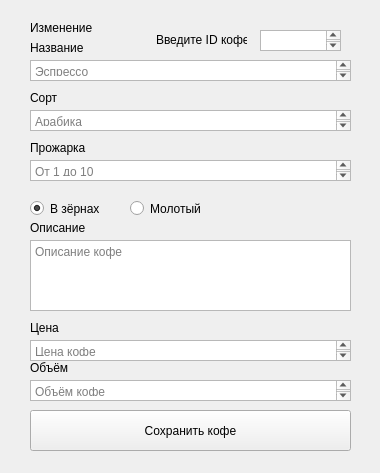
<?xml version="1.0" encoding="UTF-8"?>
<ui version="4.0">
 <class>Form</class>
 <widget class="QWidget" name="Form">
  <property name="geometry">
   <rect>
    <x>0</x>
    <y>0</y>
    <width>380</width>
    <height>473</height>
   </rect>
  </property>
  <property name="windowTitle">
   <string>Form</string>
  </property>
  <widget class="QTextEdit" name="editCoffee_nameField">
   <property name="geometry">
    <rect>
     <x>30</x>
     <y>60</y>
     <width>321</width>
     <height>21</height>
    </rect>
   </property>
   <property name="html">
    <string>&lt;!DOCTYPE HTML PUBLIC &quot;-//W3C//DTD HTML 4.0//EN&quot; &quot;http://www.w3.org/TR/REC-html40/strict.dtd&quot;&gt;
&lt;html&gt;&lt;head&gt;&lt;meta name=&quot;qrichtext&quot; content=&quot;1&quot; /&gt;&lt;style type=&quot;text/css&quot;&gt;
p, li { white-space: pre-wrap; }
&lt;/style&gt;&lt;/head&gt;&lt;body style=&quot; font-family:'MS Shell Dlg 2'; font-size:8.25pt; font-weight:400; font-style:normal;&quot;&gt;
&lt;p style=&quot;-qt-paragraph-type:empty; margin-top:0px; margin-bottom:0px; margin-left:0px; margin-right:0px; -qt-block-indent:0; text-indent:0px;&quot;&gt;&lt;br /&gt;&lt;/p&gt;&lt;/body&gt;&lt;/html&gt;</string>
   </property>
   <property name="placeholderText">
    <string>Эспрессо</string>
   </property>
  </widget>
  <widget class="QLabel" name="addCoffee_TitleLabel">
   <property name="geometry">
    <rect>
     <x>30</x>
     <y>20</y>
     <width>111</width>
     <height>16</height>
    </rect>
   </property>
   <property name="text">
    <string>Изменение</string>
   </property>
  </widget>
  <widget class="QLabel" name="addCoffee_TitleLabel_2">
   <property name="geometry">
    <rect>
     <x>30</x>
     <y>40</y>
     <width>111</width>
     <height>16</height>
    </rect>
   </property>
   <property name="text">
    <string>Название</string>
   </property>
  </widget>
  <widget class="QTextEdit" name="editCoffee_sortField">
   <property name="geometry">
    <rect>
     <x>30</x>
     <y>110</y>
     <width>321</width>
     <height>21</height>
    </rect>
   </property>
   <property name="html">
    <string>&lt;!DOCTYPE HTML PUBLIC &quot;-//W3C//DTD HTML 4.0//EN&quot; &quot;http://www.w3.org/TR/REC-html40/strict.dtd&quot;&gt;
&lt;html&gt;&lt;head&gt;&lt;meta name=&quot;qrichtext&quot; content=&quot;1&quot; /&gt;&lt;style type=&quot;text/css&quot;&gt;
p, li { white-space: pre-wrap; }
&lt;/style&gt;&lt;/head&gt;&lt;body style=&quot; font-family:'MS Shell Dlg 2'; font-size:8.25pt; font-weight:400; font-style:normal;&quot;&gt;
&lt;p style=&quot;-qt-paragraph-type:empty; margin-top:0px; margin-bottom:0px; margin-left:0px; margin-right:0px; -qt-block-indent:0; text-indent:0px;&quot;&gt;&lt;br /&gt;&lt;/p&gt;&lt;/body&gt;&lt;/html&gt;</string>
   </property>
   <property name="placeholderText">
    <string>Арабика</string>
   </property>
  </widget>
  <widget class="QLabel" name="addCoffee_TitleLabel_3">
   <property name="geometry">
    <rect>
     <x>30</x>
     <y>90</y>
     <width>111</width>
     <height>16</height>
    </rect>
   </property>
   <property name="text">
    <string>Сорт</string>
   </property>
  </widget>
  <widget class="QLabel" name="addCoffee_TitleLabel_4">
   <property name="geometry">
    <rect>
     <x>30</x>
     <y>140</y>
     <width>111</width>
     <height>16</height>
    </rect>
   </property>
   <property name="text">
    <string>Прожарка</string>
   </property>
  </widget>
  <widget class="QTextEdit" name="editCoffee_grilledField">
   <property name="geometry">
    <rect>
     <x>30</x>
     <y>160</y>
     <width>321</width>
     <height>21</height>
    </rect>
   </property>
   <property name="lineWidth">
    <number>1</number>
   </property>
   <property name="html">
    <string>&lt;!DOCTYPE HTML PUBLIC &quot;-//W3C//DTD HTML 4.0//EN&quot; &quot;http://www.w3.org/TR/REC-html40/strict.dtd&quot;&gt;
&lt;html&gt;&lt;head&gt;&lt;meta name=&quot;qrichtext&quot; content=&quot;1&quot; /&gt;&lt;style type=&quot;text/css&quot;&gt;
p, li { white-space: pre-wrap; }
&lt;/style&gt;&lt;/head&gt;&lt;body style=&quot; font-family:'MS Shell Dlg 2'; font-size:8.25pt; font-weight:400; font-style:normal;&quot;&gt;
&lt;p style=&quot;-qt-paragraph-type:empty; margin-top:0px; margin-bottom:0px; margin-left:0px; margin-right:0px; -qt-block-indent:0; text-indent:0px;&quot;&gt;&lt;br /&gt;&lt;/p&gt;&lt;/body&gt;&lt;/html&gt;</string>
   </property>
   <property name="placeholderText">
    <string>От 1 до 10</string>
   </property>
  </widget>
  <widget class="QRadioButton" name="editCoffee_inGraings">
   <property name="geometry">
    <rect>
     <x>30</x>
     <y>200</y>
     <width>82</width>
     <height>17</height>
    </rect>
   </property>
   <property name="text">
    <string>В зёрнах</string>
   </property>
   <property name="checked">
    <bool>true</bool>
   </property>
   <attribute name="buttonGroup">
    <string notr="true">buttonGroup_2</string>
   </attribute>
  </widget>
  <widget class="QRadioButton" name="editCoffee_inGraings_Not">
   <property name="geometry">
    <rect>
     <x>130</x>
     <y>200</y>
     <width>82</width>
     <height>17</height>
    </rect>
   </property>
   <property name="text">
    <string>Молотый</string>
   </property>
   <attribute name="buttonGroup">
    <string notr="true">buttonGroup_2</string>
   </attribute>
  </widget>
  <widget class="QLabel" name="addCoffee_TitleLabel_5">
   <property name="geometry">
    <rect>
     <x>30</x>
     <y>220</y>
     <width>111</width>
     <height>16</height>
    </rect>
   </property>
   <property name="text">
    <string>Описание</string>
   </property>
  </widget>
  <widget class="QTextEdit" name="editCoffee_descriptionField">
   <property name="geometry">
    <rect>
     <x>30</x>
     <y>240</y>
     <width>321</width>
     <height>71</height>
    </rect>
   </property>
   <property name="lineWidth">
    <number>1</number>
   </property>
   <property name="html">
    <string>&lt;!DOCTYPE HTML PUBLIC &quot;-//W3C//DTD HTML 4.0//EN&quot; &quot;http://www.w3.org/TR/REC-html40/strict.dtd&quot;&gt;
&lt;html&gt;&lt;head&gt;&lt;meta name=&quot;qrichtext&quot; content=&quot;1&quot; /&gt;&lt;style type=&quot;text/css&quot;&gt;
p, li { white-space: pre-wrap; }
&lt;/style&gt;&lt;/head&gt;&lt;body style=&quot; font-family:'MS Shell Dlg 2'; font-size:8.25pt; font-weight:400; font-style:normal;&quot;&gt;
&lt;p style=&quot;-qt-paragraph-type:empty; margin-top:0px; margin-bottom:0px; margin-left:0px; margin-right:0px; -qt-block-indent:0; text-indent:0px;&quot;&gt;&lt;br /&gt;&lt;/p&gt;&lt;/body&gt;&lt;/html&gt;</string>
   </property>
   <property name="placeholderText">
    <string>Описание кофе</string>
   </property>
  </widget>
  <widget class="QLabel" name="addCoffee_TitleLabel_6">
   <property name="geometry">
    <rect>
     <x>30</x>
     <y>320</y>
     <width>111</width>
     <height>16</height>
    </rect>
   </property>
   <property name="text">
    <string>Цена</string>
   </property>
  </widget>
  <widget class="QTextEdit" name="editCoffee_priceField">
   <property name="geometry">
    <rect>
     <x>30</x>
     <y>340</y>
     <width>321</width>
     <height>21</height>
    </rect>
   </property>
   <property name="lineWidth">
    <number>1</number>
   </property>
   <property name="html">
    <string>&lt;!DOCTYPE HTML PUBLIC &quot;-//W3C//DTD HTML 4.0//EN&quot; &quot;http://www.w3.org/TR/REC-html40/strict.dtd&quot;&gt;
&lt;html&gt;&lt;head&gt;&lt;meta name=&quot;qrichtext&quot; content=&quot;1&quot; /&gt;&lt;style type=&quot;text/css&quot;&gt;
p, li { white-space: pre-wrap; }
&lt;/style&gt;&lt;/head&gt;&lt;body style=&quot; font-family:'MS Shell Dlg 2'; font-size:8.25pt; font-weight:400; font-style:normal;&quot;&gt;
&lt;p style=&quot;-qt-paragraph-type:empty; margin-top:0px; margin-bottom:0px; margin-left:0px; margin-right:0px; -qt-block-indent:0; text-indent:0px;&quot;&gt;&lt;br /&gt;&lt;/p&gt;&lt;/body&gt;&lt;/html&gt;</string>
   </property>
   <property name="placeholderText">
    <string>Цена кофе</string>
   </property>
  </widget>
  <widget class="QTextEdit" name="editCoffee_volumeField">
   <property name="geometry">
    <rect>
     <x>30</x>
     <y>380</y>
     <width>321</width>
     <height>21</height>
    </rect>
   </property>
   <property name="lineWidth">
    <number>1</number>
   </property>
   <property name="html">
    <string>&lt;!DOCTYPE HTML PUBLIC &quot;-//W3C//DTD HTML 4.0//EN&quot; &quot;http://www.w3.org/TR/REC-html40/strict.dtd&quot;&gt;
&lt;html&gt;&lt;head&gt;&lt;meta name=&quot;qrichtext&quot; content=&quot;1&quot; /&gt;&lt;style type=&quot;text/css&quot;&gt;
p, li { white-space: pre-wrap; }
&lt;/style&gt;&lt;/head&gt;&lt;body style=&quot; font-family:'MS Shell Dlg 2'; font-size:8.25pt; font-weight:400; font-style:normal;&quot;&gt;
&lt;p style=&quot;-qt-paragraph-type:empty; margin-top:0px; margin-bottom:0px; margin-left:0px; margin-right:0px; -qt-block-indent:0; text-indent:0px;&quot;&gt;&lt;br /&gt;&lt;/p&gt;&lt;/body&gt;&lt;/html&gt;</string>
   </property>
   <property name="placeholderText">
    <string>Объём кофе</string>
   </property>
  </widget>
  <widget class="QLabel" name="addCoffee_TitleLabel_7">
   <property name="geometry">
    <rect>
     <x>30</x>
     <y>360</y>
     <width>111</width>
     <height>16</height>
    </rect>
   </property>
   <property name="text">
    <string>Объём</string>
   </property>
  </widget>
  <widget class="QPushButton" name="editCoffee_buttonAdd">
   <property name="geometry">
    <rect>
     <x>30</x>
     <y>410</y>
     <width>321</width>
     <height>41</height>
    </rect>
   </property>
   <property name="text">
    <string>Сохранить кофе</string>
   </property>
  </widget>
  <widget class="QTextEdit" name="textEdit">
   <property name="geometry">
    <rect>
     <x>260</x>
     <y>30</y>
     <width>81</width>
     <height>21</height>
    </rect>
   </property>
  </widget>
  <widget class="QLabel" name="label">
   <property name="geometry">
    <rect>
     <x>156</x>
     <y>30</y>
     <width>91</width>
     <height>20</height>
    </rect>
   </property>
   <property name="text">
    <string>Введите ID кофе</string>
   </property>
  </widget>
 </widget>
 <resources/>
 <connections/>
 <buttongroups>
  <buttongroup name="buttonGroup_2"/>
 </buttongroups>
</ui>
